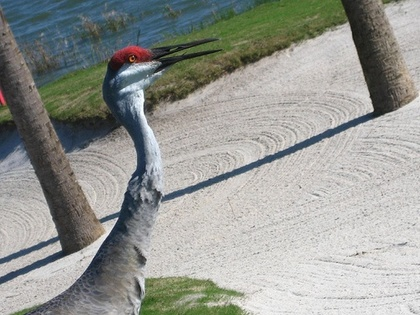
%> input picture Data Set 1/2007_000068.jpg, 420 x 315 px, shrunk from 500 x 375 before the run
$ octave --eval "result = getEdgeMatrix(rgb2gray(imread('../Data Set 1/2007_000068.jpg')));"   (GNU Octave 9; MATLAB toolbox functions it lacks are replaced by stand-ins)
%> lines starting %> are read from the running program, lines starting %| are printed output that depends on the picture
% This script was written by Joshua Horrowitz

% getEdge(I)
% This function will take in an image and run Canny edge detection on the
% image. For every pixel that is an edge (a logical 1) it will increase the
% value in the same locaion on the matrix that will be returned by the
% function. It will then apply a Gaussian filter to blur the image and
% repeat the preceeding process. This function attempts to attach
% importance to areas of the image that are more in focus than others

function edgemat = getEdgeMatrix(I)

%I = imread(i);
[r,c] = size(I);
%> r = 315; c = 420
edgemat = zeros(r,c);

BW = edge(I, 'canny');
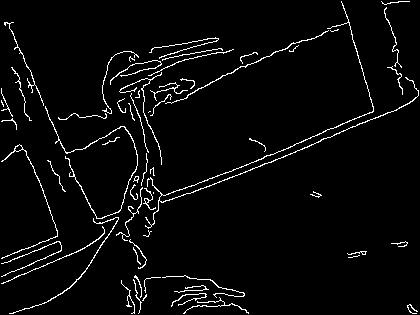
%> BW: size 315x420 logical; 3.8% white in thin lines or dots
G = fspecial('gaussian', [5 5], 5);


% while the number of pixels that equal 1 is greater than 0, apply a gaussian
%  filter and increment the appropriate values in edgemat
for x = 1:10
    for i = 1:r
       for j = 1:c

           if BW(i,j) == 1
               edgemat(i,j) = edgemat(i,j)+1;
           end
       end
    end

    I = imfilter(I,G,'same');
    BW = edge(I,'canny');
end
%> this loop made 10 passes
%> pass 1, in getEdgeMatrix, `I = imfilter(I,G,'same');`:
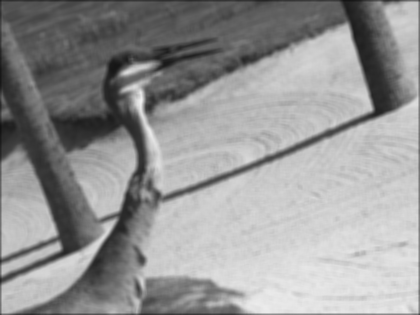
%> I: size 315x420 uint8; min 18, max 239, mean 149.7
%> pass 1, in getEdgeMatrix, `BW = edge(I,'canny');`:
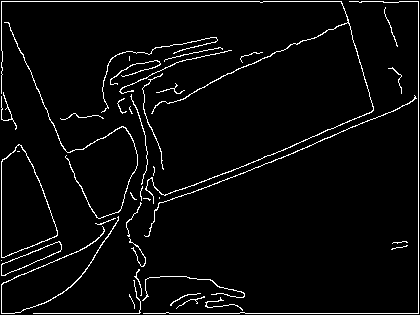
%> BW: size 315x420 logical; 4.1% white in thin lines or dots
%> pass 2, in getEdgeMatrix, `BW = edge(I,'canny');`:
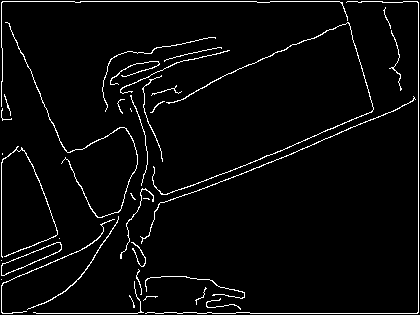
%> BW: size 315x420 logical; 3.8% white in thin lines or dots
%> after the loop:
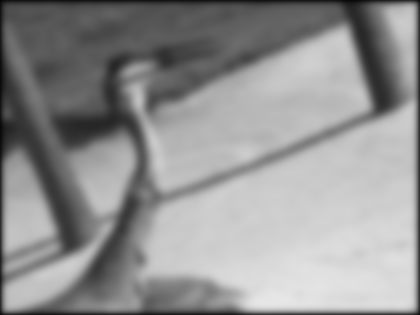
%> I: size 315x420 uint8; min 5, max 231, mean 146.2
%> after the loop:
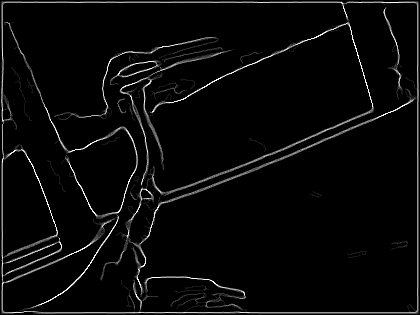
%> edgemat: size 315x420 double; min 0, max 10, mean 0.36; drawn with min black and max white

edgemat = (edgemat/10)+1;

end

$ run again, on Data Set 1/2007_000491.jpg
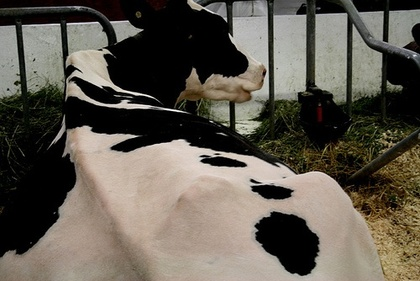
%> input picture Data Set 1/2007_000491.jpg, 420 x 281 px, shrunk from 500 x 334 before the run
%> after the loop in getEdgeMatrix, `for x = 1:10`:
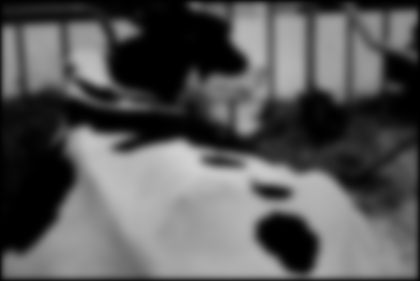
%> I: size 281x420 uint8; min 0, max 208, mean 88.6
%> after the loop in getEdgeMatrix, `for x = 1:10`:
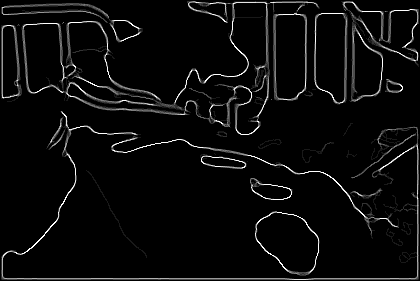
%> edgemat: size 281x420 double; min 0, max 10, mean 0.434; drawn with min black and max white

$ run again, on Data Set 1/2007_000504.jpg
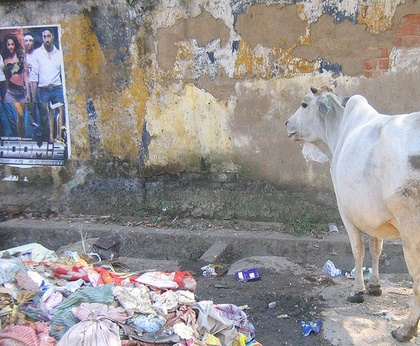
%> input picture Data Set 1/2007_000504.jpg, 420 x 346 px, shrunk from 500 x 412 before the run
%> after the loop in getEdgeMatrix, `for x = 1:10`:
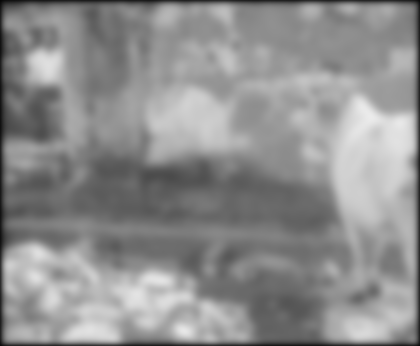
%> I: size 346x420 uint8; min 5, max 235, mean 142
%> after the loop in getEdgeMatrix, `for x = 1:10`:
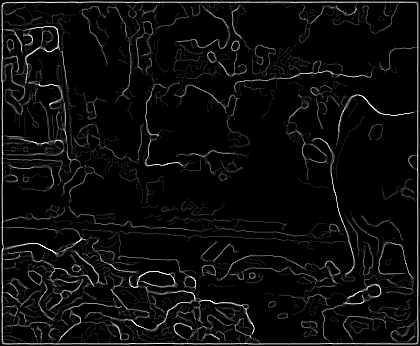
%> edgemat: size 346x420 double; min 0, max 10, mean 0.483; drawn with min black and max white
